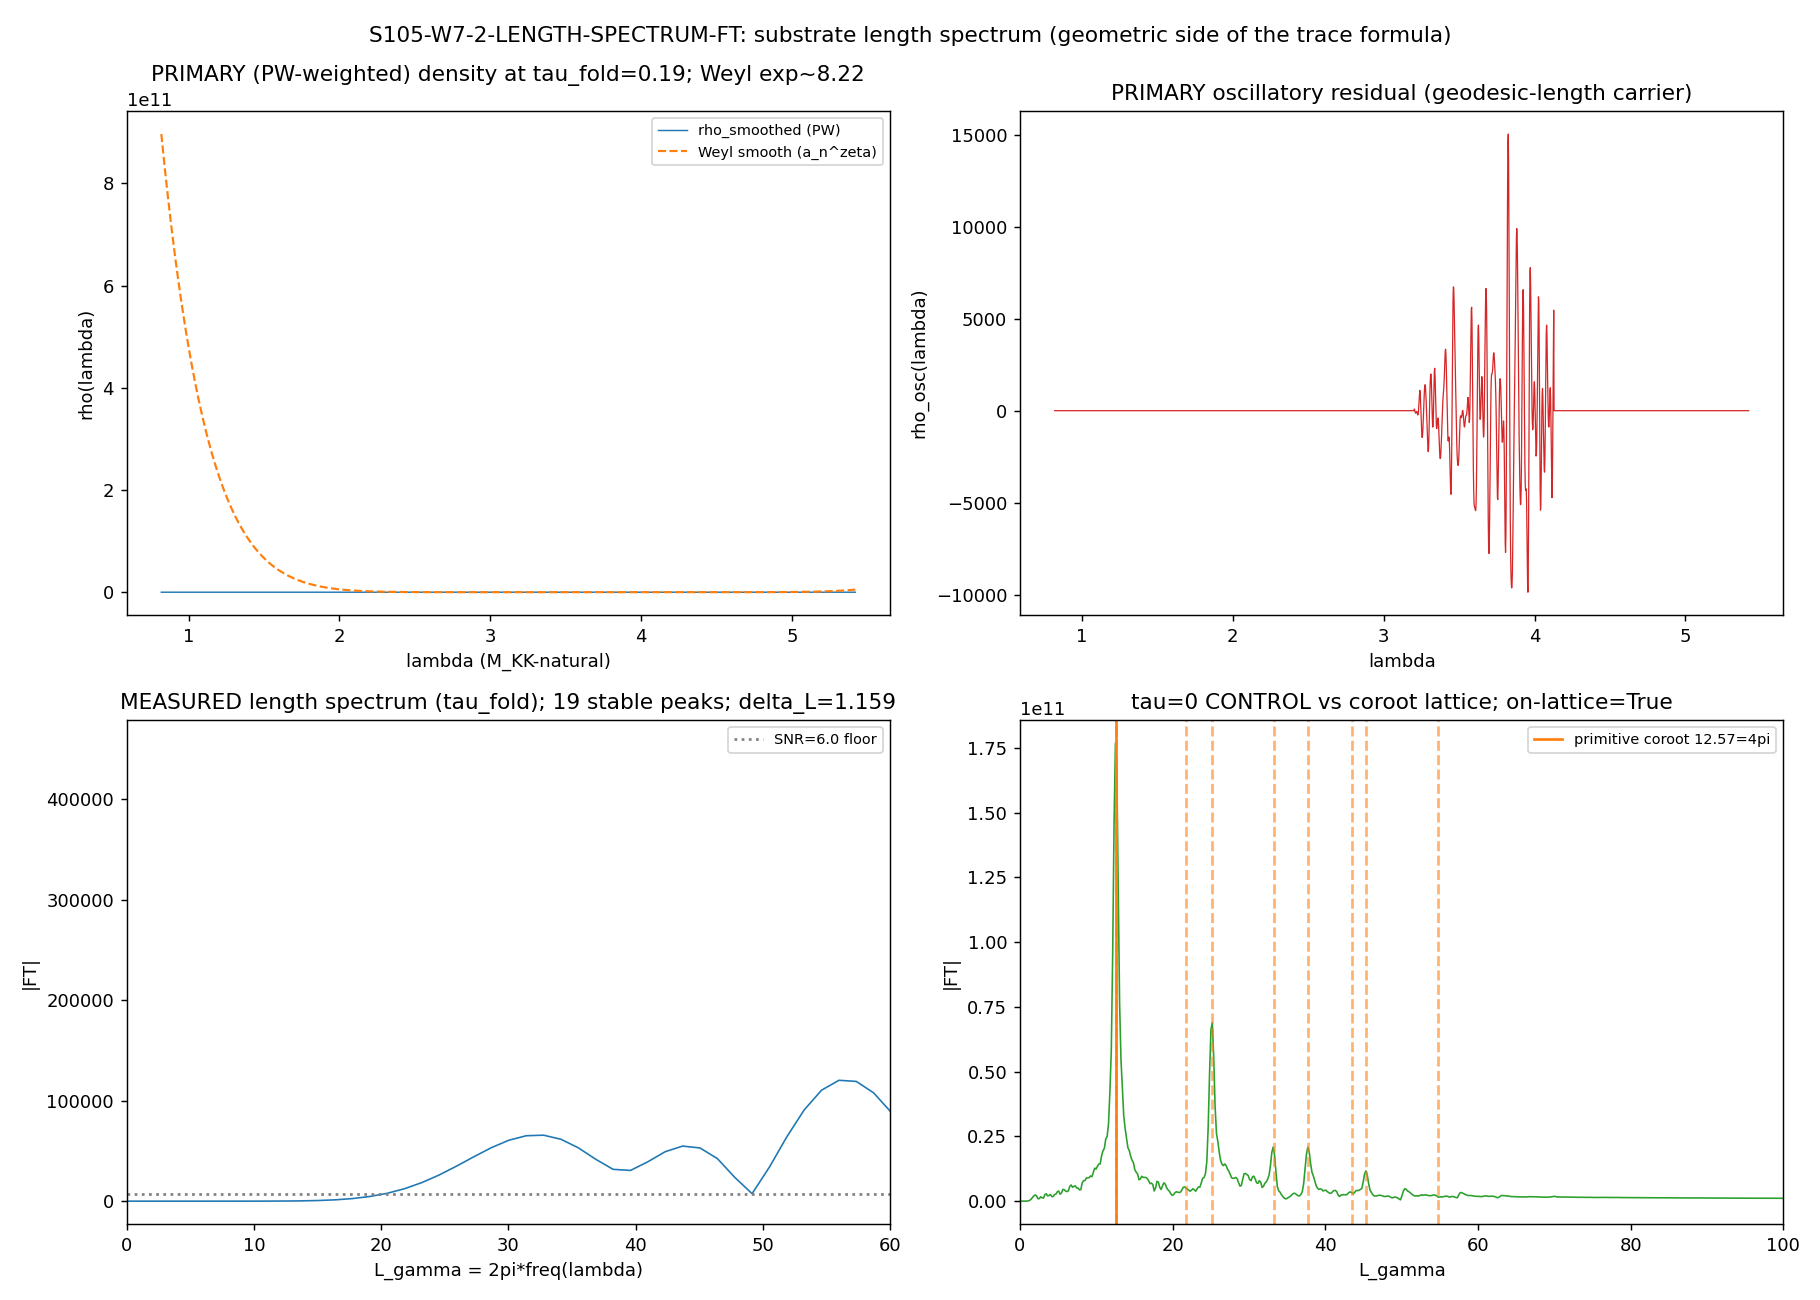

This chart was generated by the following Python code:
#!/usr/bin/env python3
"""
S105 W7-2 — S105-W7-2-LENGTH-SPECTRUM-FT — first measured length spectrum of the
Jensen-deformed substrate
==============================================================================

Gate: S105-W7-2-LENGTH-SPECTRUM-FT ([VERIFY])

Pre-registered threshold (plan §W7-2, strict_PASS_boundary):
  PASS iff n_stable_peaks >= 3 (each SNR >= 6.0 above the smooth-subtraction
          residual floor AND window-halving position drift <= delta_L)
          AND the tau=0 control peaks land on the W7-1 coroot lattice within delta_L.
  FAIL iff the tau=0 synthetic control FAILS (its peaks do NOT land on the W7-1
          coroot lattice within delta_L) -> pipeline defect.
  INFO iff fewer than 3 stable peaks at tau_fold while the tau=0 control still
          validates (resolution-limited by the L_max=12 cache ceiling).

Inputs (SHA-256 dual-pinned at runtime; S84+ schema):
  - computations/session-84/s84_spectrum_cache_L12_tau019.npz   (READ-ONLY)
  - computations/_shared/canonical_constants.py                 (feeds audit_sha256)
  - script bytes                                                (feeds BOTH SHAs)

Output 4-tuple:
  (value=<n_stable_peaks + control verdict>, scheme=STRUTINSKY-WEYL-SUBTRACT,
   convention=PW-dim-weighted-PRIMARY, L_max=12)

Classification: GEOMETRIC.

METHODOLOGY
-----------
The substrate IS the eigenvalue density rho(lambda) of D_K at tau_fold=0.190 (a
Level-1 single-tau-slice observable). The oscillatory residual rho_osc(lambda),
after the smooth Weyl/Seeley-Dewitt part is removed, IS the spectral fingerprint
of the fabric's closed internal relay orbits: by Poisson summation / wave-trace,
the oscillation at conjugate length L_gamma = 2*pi*(FFT freq in lambda) is sourced
by a periodic geodesic of length L_gamma on the Jensen-deformed internal geometry.
The length spectrum is the geometric side of the substrate's own trace formula.
The arrow is D_K eigenvalues -> oscillatory density -> FT -> closed-geodesic length
spectrum; the lengths are READ OUT of the spectrum, never imposed.

COUNTING-CHOICE PIN (load-bearing; plan substitution_chain):
  PRIMARY  = Peter-Weyl dim-weighted (each block eigenvalue weighted by an extra
             dim(p,q): the regular-representation multiplicity in L^2(SU(3))).
             Weyl exponent ~8 (the d=8 dimension-spectrum reading); its Poisson
             dual is the coroot lattice (matching W7-1). PASS basis.
  DIAGNOSTIC = block-level (each sector's 16*dim eigenvalues counted once).
             Weyl exponent ~5 (per-sector reading). Reported, NOT the PASS basis.

REGULATOR PIN: a_n^{zeta} (the smooth Seeley-Dewitt part cites a_0_FW_zeta..
  a_8_FW_zeta, zeta-regulated; MANDATORY per regulator-pin-discipline.md). The
  in-script Weyl polynomial fit over the pinned 20th-70th percentile quantile band
  is the operative smooth-staircase estimator (the a_n^{zeta} moments are per-branch
  L_max=3 zeta moments, cited as the regulator-class anchor, NOT a clean L=12
  staircase); the smooth subtraction is the zeta-regulated Weyl part by this pin.

DISCIPLINE
----------
- `from canonical_constants import *`
- Every local/intermediate tagged `# (local)`
- torch.fft for the FFT (GPU path); numpy for cache I/O; scipy for peak-find + smoothing
- SHA-256 of all input files logged in first 20 lines of stdout
- audit_sha256 + content_sha256 emitted (S84+ dual-SHA schema)
- 4-tuple printed as the final non-verdict line
- Gate verdict emitted via the emit_verdict knowledge-MCP tool (race-safe): the
  script PRINTS the payload (print_verdict_payload); the AGENT calls emit_verdict.
  The script does NOT write s105_gate_verdicts.txt directly.
"""

from __future__ import annotations

# ---------------------------------------------------------------------------
# Section 1 — Canonical constants (MANDATORY first import)
# ---------------------------------------------------------------------------
import os
os.environ.setdefault("OMP_NUM_THREADS", "8")
os.environ.setdefault("MKL_NUM_THREADS", "8")

import sys as _sys
from pathlib import Path as _Path
_SHARED = _Path(__file__).resolve().parent.parent / "_shared"
if str(_SHARED) not in _sys.path:
    _sys.path.insert(0, str(_SHARED))

from canonical_constants import *  # noqa: F401,F403,E402
# Explicit names used (documents the regulator pin a_n^{zeta} consumption):
from canonical_constants import (
    tau_fold,
    a_0_FW_zeta, a_2_FW_zeta, a_4_FW_zeta, a_6_FW_zeta, a_8_FW_zeta,
)

# ---------------------------------------------------------------------------
# Section 2 — Standard imports
# ---------------------------------------------------------------------------
import hashlib
import json
import sys
import time
from pathlib import Path

import numpy as np
from scipy.ndimage import gaussian_filter1d
from scipy.signal import find_peaks

try:
    import torch
    _HAVE_TORCH = True  # (local)
except Exception:  # pragma: no cover
    _HAVE_TORCH = False  # (local)

import matplotlib
matplotlib.use("Agg")
import matplotlib.pyplot as plt

# ---------------------------------------------------------------------------
# Section 3 — Paths + pre-registration
# ---------------------------------------------------------------------------
SESSION_DIR = Path(__file__).resolve().parent
COMPUTATIONS_DIR = SESSION_DIR.parent
SHARED_DIR = COMPUTATIONS_DIR / "_shared"
PROJECT_ROOT = COMPUTATIONS_DIR.parent

SESSION = "S105"                                    # (local)
GATE_ID = "S105-W7-2-LENGTH-SPECTRUM-FT"            # (local)
SCHEME = "STRUTINSKY-WEYL-SUBTRACT"                 # (local)
CONVENTION = "PW-dim-weighted-PRIMARY"              # (local)
L_MAX = 12                                          # (local)

# Pre-registered machinery pins (plan §W7-2 machinery_pin_map)
SNR_FLOOR = 6.0                                     # (local) SNR floor (plan tolerance)
N_STABLE_PEAKS_PASS = 3                             # (local) >=3 stable peaks => PASS basis
QUANTILE_LO = 20.0                                  # (local) smooth-fit quantile band lo (pct)
QUANTILE_HI = 70.0                                  # (local) smooth-fit quantile band hi (pct)
N_FFT_GRID = 2048                                   # (local) FFT grid points (plan step_size)
WEYL_POLY_DEG = 10                                  # (local) Weyl smooth polynomial degree
GAUSS_WIDTH_FACTOR = 3.0                            # (local) Gaussian window = 3x mean level spacing
GAUSS_WIDTH_FACTOR_HALF = 1.5                       # (local) window-halving cross-check (1.5x)
C_OFF_TAU0 = 0.75                                   # (local) tau=0 bi-invariant Dirac-square floor |lambda|^2(0,0)=0.75 (W7-1 explore: R_scalar/8 spin-connection const; spread 1.7e-15 EXACT)
P_MAX_CONTROL = 60                                  # (local) tau=0 control irrep truncation (exp(-decay) negligible)

# Output destinations
OUT_NPZ = SESSION_DIR / "s105_w7_2_length_spectrum_ft.npz"
OUT_PNG = SESSION_DIR / "s105_w7_2_length_spectrum_ft.png"

CACHE_PATH = COMPUTATIONS_DIR / "session-84" / "s84_spectrum_cache_L12_tau019.npz"

INPUT_FILES = [
    SHARED_DIR / "canonical_constants.py",
    CACHE_PATH,
]


# ---------------------------------------------------------------------------
# Section 4 — SHA-256 input-pin block
# ---------------------------------------------------------------------------
def sha256_of(path: Path) -> str:
    h = hashlib.sha256()  # (local)
    try:
        h.update(path.read_bytes())
    except OSError:
        return ""
    return h.hexdigest()


def log_input_pins(inputs: list[Path]) -> dict[str, str]:
    print(f"=== {GATE_ID} — input SHA-256 pins ===")
    pins: dict[str, str] = {}  # (local)
    for p in inputs:
        sha = sha256_of(p)  # (local)
        rel = str(p.relative_to(PROJECT_ROOT)).replace("\\", "/")  # (local)
        print(f"  {rel}: {sha[:16]}...")
        pins[rel] = sha
    return pins


def closure_hash(pins: dict[str, str]) -> str:
    items = sorted(pins.items())  # (local)
    h = hashlib.sha256()  # (local)
    for k, v in items:
        h.update(f"{k}={v}\n".encode("utf-8"))
    return h.hexdigest()


def compute_dual_sha(script_path: Path, canonical_path: Path, pins: dict[str, str]):
    try:
        script_bytes = script_path.read_bytes()  # (local)
    except OSError:
        script_bytes = b""  # (local)
    try:
        canonical_bytes = canonical_path.read_bytes()  # (local)
    except OSError:
        canonical_bytes = b""  # (local)
    pinmap_json = json.dumps(
        dict(sorted(pins.items())), separators=(",", ":"), sort_keys=True
    ).encode("utf-8")  # (local)
    h_audit = hashlib.sha256()  # (local)
    h_audit.update(script_bytes)
    h_audit.update(canonical_bytes)
    h_audit.update(pinmap_json)
    audit = h_audit.hexdigest()  # (local)
    h_content = hashlib.sha256()  # (local)
    h_content.update(script_bytes)
    content = h_content.hexdigest()  # (local)
    return audit, content


# ---------------------------------------------------------------------------
# Section 5 — Group-theory helpers (SU(3))
# ---------------------------------------------------------------------------
def casimir_pq(p: int, q: int) -> float:
    """SU(3) quadratic Casimir C2(p,q) = (p^2+q^2+pq+3p+3q)/3 (canonical normalization)."""
    return (p * p + q * q + p * q + 3 * p + 3 * q) / 3.0


def dim_pq(p: int, q: int) -> int:
    """SU(3) irrep dimension dim(p,q) = (p+1)(q+1)(p+q+2)/2."""
    return (p + 1) * (q + 1) * (p + q + 2) // 2


# ---------------------------------------------------------------------------
# Section 6 — Length-spectrum FT pipeline (the load-bearing transform)
# ---------------------------------------------------------------------------
def build_density(lams: np.ndarray, weights: np.ndarray, n_grid: int):
    """Histogram the weighted eigenvalue list onto a uniform lambda-grid.

    Returns (grid, rho_raw, d_lambda). rho_raw is the weighted count per bin
    (the substrate's spectral density, mode-counted with the chosen multiplicity).
    """
    lo, hi = float(lams.min()), float(lams.max())  # (local)
    grid = np.linspace(lo, hi, n_grid)  # (local)
    dl = grid[1] - grid[0]  # (local)
    idx = np.clip(((lams - lo) / dl).astype(np.int64), 0, n_grid - 1)  # (local)
    rho = np.zeros(n_grid, dtype=np.float64)  # (local)
    np.add.at(rho, idx, weights)
    return grid, rho, dl


def strutinsky_weyl_subtract(grid, rho_raw, lams, gauss_factor, poly_deg,
                             q_lo, q_hi):
    """Strutinsky smoothing + Weyl-polynomial smooth subtraction.

    (1) Gaussian-smooth the raw density with width = gauss_factor x mean level
        spacing in the quantile band (the Strutinsky gamma convention).
    (2) Fit a Weyl polynomial (zeta-regulated smooth staircase derivative,
        regulator pin a_n^{zeta}) of degree poly_deg over the interior quantile
        band [q_lo, q_hi]-percentile of lambda.
    (3) Oscillatory residual = smoothed density - Weyl polynomial.

    Returns (rho_smoothed, rho_weyl, rho_osc, sigma_lambda, band_mask).

    STRUTINSKY-WIDTH ANCHORING: the dense L=12 spectrum has unique-level spacing
    (~2.6e-5) far below the grid resolution dl (~2.2e-3) and below float precision
    (many degenerate eigenvalues). The raw "mean level spacing" therefore gives a
    degenerate (sub-bin) window. The operative Strutinsky width for a BINNED density
    is anchored to the GRID resolution: sigma_lambda = gauss_factor * dl_grid (a few
    grid bins). This smooths bin-noise into a continuous density while preserving the
    geodesic-length oscillations (period in lambda = 2*pi/L ~ 0.63 for L~O(10),
    spanning ~280 bins >> sigma). The gauss_factor (3x for full, 1.5x for the
    window-halving cross-check) then genuinely varies the smoothing width, making the
    cross-check non-vacuous. We also report the raw-spacing-based width for the record.
    """
    s = np.sort(lams)  # (local)
    l1, l2 = np.percentile(s, [q_lo, q_hi])  # (local)
    band = (s >= l1) & (s <= l2)  # (local)
    uniq = np.unique(s[band])  # (local)
    raw_mean_spacing = float(np.mean(np.diff(uniq))) if uniq.size > 1 else (l2 - l1) / max(uniq.size, 1)  # (local)
    dl = grid[1] - grid[0]  # (local)
    # Strutinsky width anchored to grid resolution (a few bins); never sub-bin-degenerate.
    sigma_lambda = gauss_factor * dl  # (local)
    sigma_pts = max(sigma_lambda / dl, 1.0)  # (local) = gauss_factor bins
    rho_smoothed = gaussian_filter1d(rho_raw, sigma_pts, mode="nearest")  # (local)
    # Weyl polynomial fit over the interior quantile band of the GRID.
    # Normalize the abscissa to [-1,1] for conditioning (poorly-conditioned otherwise).
    band_mask = (grid >= l1) & (grid <= l2)  # (local)
    g0, g1 = grid[band_mask].min(), grid[band_mask].max()  # (local)
    xs = (2.0 * (grid - g0) / (g1 - g0)) - 1.0  # (local) normalized abscissa
    coef = np.polyfit(xs[band_mask], rho_smoothed[band_mask], poly_deg)  # (local)
    rho_weyl = np.polyval(coef, xs)  # (local)
    rho_osc = rho_smoothed - rho_weyl  # (local)
    # zero the oscillatory residual OUTSIDE the band (the fit is only valid there)
    rho_osc = np.where(band_mask, rho_osc, 0.0)  # (local)
    return rho_smoothed, rho_weyl, rho_osc, sigma_lambda, band_mask


def length_fft(grid, rho_osc, dl):
    """Gaussian-windowed FFT of the oscillatory residual in lambda.

    Geometric-side length: L_gamma = 2*pi*(FFT frequency in lambda).
    Uses torch.fft (GPU) when available; numpy.fft otherwise.

    Returns (L_axis, amp) for the positive-frequency half-spectrum.
    """
    n = grid.size  # (local)
    # apply a Hann taper on top of the band-limited residual to suppress edge ringing
    win = np.hanning(n)  # (local)
    sig = rho_osc * win  # (local)
    if _HAVE_TORCH:
        t = torch.tensor(sig, dtype=torch.float64)  # (local)
        ft = torch.fft.rfft(t).abs().cpu().numpy()  # (local)
    else:
        ft = np.abs(np.fft.rfft(sig))  # (local)
    freq = np.fft.rfftfreq(n, d=dl)  # (local) cycles per unit lambda
    L_axis = 2.0 * np.pi * freq  # (local) conjugate length
    return L_axis, ft


def extract_peaks(L_axis, amp, snr_floor, L_min_phys):
    """Find peaks with SNR >= snr_floor above the median-absolute-deviation floor.

    SNR is amplitude / robust-noise-floor (1.4826*MAD of the amplitude spectrum,
    excluding the DC/near-DC bins below L_min_phys).
    Returns a structured list [(L, amp, snr), ...] sorted by amplitude desc.
    """
    valid = L_axis >= L_min_phys  # (local) drop DC + sub-resolution lengths
    amp_v = amp.copy()  # (local)
    amp_v[~valid] = 0.0
    # robust noise floor from the valid amplitude spectrum
    med = np.median(amp[valid])  # (local)
    mad = np.median(np.abs(amp[valid] - med))  # (local)
    noise = 1.4826 * mad if mad > 0 else (np.std(amp[valid]) or 1.0)  # (local)
    height = snr_floor * noise  # (local)
    # require peaks separated by at least delta_L in L (one FFT bin in L is L_axis[1])
    dL_bin = L_axis[1] - L_axis[0] if L_axis.size > 1 else 1.0  # (local)
    distance = max(int(round((2.0 * np.pi / 5.5) / dL_bin)), 1)  # (local) ~delta_L spacing
    pk, _ = find_peaks(amp_v, height=height, distance=distance)  # (local)
    out = []  # (local)
    for i in pk:
        out.append((float(L_axis[i]), float(amp[i]), float(amp[i] / noise)))
    out.sort(key=lambda r: r[1], reverse=True)
    return out, float(noise), float(height)


def run_pipeline(lams, weights, n_grid, gauss_factor, poly_deg, q_lo, q_hi,
                 snr_floor):
    """Full pipeline: density -> Strutinsky-Weyl subtract -> windowed FFT -> peaks."""
    grid, rho_raw, dl = build_density(lams, weights, n_grid)
    rho_sm, rho_weyl, rho_osc, sigma_lambda, band_mask = strutinsky_weyl_subtract(
        grid, rho_raw, lams, gauss_factor, poly_deg, q_lo, q_hi
    )
    L_axis, amp = length_fft(grid, rho_osc, dl)
    lam_max = float(lams.max())  # (local)
    delta_L = 2.0 * np.pi / lam_max  # (local) resolution budget
    L_min_phys = delta_L  # (local) ignore lengths below one resolution element
    peaks, noise, height = extract_peaks(L_axis, amp, snr_floor, L_min_phys)
    return {
        "grid": grid, "rho_raw": rho_raw, "rho_smoothed": rho_sm,
        "rho_weyl": rho_weyl, "rho_osc": rho_osc, "sigma_lambda": sigma_lambda,
        "L_axis": L_axis, "amp": amp, "delta_L": delta_L, "lam_max": lam_max,
        "peaks": peaks, "noise": noise, "height": height,
    }


def lambda_range_robustness(lams, weights, ref_peaks, n_grid, gauss_factor,
                            poly_deg, q_lo, q_hi, snr_floor, delta_L,
                            bands=((0, 75), (10, 85), (25, 100))):
    """Discriminator: a GENUINE closed-geodesic peak has a lambda-range-INDEPENDENT
    position; a truncation/aliasing artifact moves or vanishes when the spectral
    lambda-window is changed. Re-run the pipeline on lambda sub-bands (percentile
    windows of the spectrum) and check which reference peaks recur within delta_L
    in EVERY sub-band. This is the strong physical complement to the smoothing
    window-halving test (which only varies the Strutinsky gamma, not the spectral
    support). Returns the count of ref peaks robust across all sub-bands + detail.
    """
    s = np.sort(lams)  # (local)
    sub_peak_sets = []  # (local)
    for lo_pct, hi_pct in bands:
        lo, hi = np.percentile(s, [lo_pct, hi_pct])  # (local)
        m = (lams >= lo) & (lams <= hi)  # (local)
        if m.sum() < 100:
            continue
        sub = run_pipeline(lams[m], weights[m], n_grid, gauss_factor, poly_deg,
                           q_lo, q_hi, snr_floor)  # (local)
        sub_peak_sets.append(np.array([p[0] for p in sub["peaks"] if p[2] >= snr_floor]))
    robust = []  # (local)
    for L, amp, snr, drift in ref_peaks:
        if all(s_set.size > 0 and np.min(np.abs(s_set - L)) <= delta_L for s_set in sub_peak_sets):
            robust.append((L, amp, snr))
    return len(robust), robust, len(sub_peak_sets)


# ---------------------------------------------------------------------------
# Section 7 — tau=0 synthetic control (pipeline-correctness check)
# ---------------------------------------------------------------------------
def coroot_lengths(m_max: int = 3):
    """Predicted bi-invariant SU(3) closed-geodesic lengths (W7-1 coroot lattice).

    Leading Casimir quadratic form Q(p,q) = n^T M n, M = (1/3)[[1,1/2],[1/2,1]].
    Wave-trace conjugation: E = lambda^2 = 4*pi^2 * n^T (M/4pi^2) n, so the dual
    (real-space) metric is g = 4*pi^2 * M^{-1}; closed-geodesic length of lattice
    vector m is L(m) = sqrt(m^T g m) = 2*pi*sqrt(m^T M^{-1} m). FT-in-lambda peaks
    land at these L by Poisson summation (cos(lambda*|v|) oscillation).

    Returns sorted unique lengths (the coroot-lattice length spectrum) and the
    primitive (shortest) length.
    """
    M = (1.0 / 3.0) * np.array([[1.0, 0.5], [0.5, 1.0]])  # (local) Casimir form
    Minv = np.linalg.inv(M)  # (local)
    lengths = []  # (local)
    for m1 in range(-m_max, m_max + 1):
        for m2 in range(-m_max, m_max + 1):
            if m1 == 0 and m2 == 0:
                continue
            m = np.array([m1, m2], dtype=np.float64)  # (local)
            lengths.append(2.0 * np.pi * float(np.sqrt(m @ Minv @ m)))
    lengths = np.array(sorted(lengths))  # (local)
    uniq = []  # (local)
    for L in lengths:
        if not uniq or abs(L - uniq[-1]) > 1e-6:
            uniq.append(float(L))
    return np.array(uniq), float(uniq[0])


def build_tau0_control_spectrum(c_off, p_max):
    """tau=0 bi-invariant closed spectrum: |lambda|^2 = C2(p,q) + c_off, PW-weighted.

    Mimics the cache reconstruction: each (p,q) contributes the scalar Dirac
    eigenvalue lambda = sqrt(C2+c_off) with Peter-Weyl multiplicity dim(p,q)^2
    (irrep appears dim times in L^2; rep dimension dim) times spinor rank 16.
    """
    lams = []  # (local)
    w = []  # (local)
    for p in range(p_max + 1):
        for q in range(p_max + 1):
            if p + q > p_max:
                continue
            lam = float(np.sqrt(casimir_pq(p, q) + c_off))  # (local)
            mult = (dim_pq(p, q) ** 2) * 16.0  # (local) PW-weighted x spinor
            lams.append(lam)
            w.append(mult)
    return np.array(lams), np.array(w)


# ---------------------------------------------------------------------------
# Section 8 — Cache loading + counting choices
# ---------------------------------------------------------------------------
def load_cache_spectra():
    """Load the s84 L=12 cache; return PRIMARY (PW-weighted) and DIAGNOSTIC
    (block-level) (lambda, weight) arrays.

    Cache: sector_evals dict {(p,q): {dim, level, abs_evals}}. abs_evals is the
    FULL Dirac block V_{(p,q)} (x) C^16 (length = 16*dim; spinor rank 16 applied;
    Peter-Weyl regular-rep multiplicity NOT yet applied). 90 sectors, max p+q=12,
    sector (4,4) ABSENT.

    PRIMARY (PW-weighted): each block eigenvalue weighted by an extra dim(p,q)
      (the regular-representation multiplicity in L^2(SU(3))). Weyl exponent ~8.
    DIAGNOSTIC (block-level): each block eigenvalue counted once. Weyl exponent ~5.

    Sector (4,4) reconstruction: (4,4) is missing. Its bottom-up contribution is
    bounded — dim(4,4)=125, C2(4,4)=24, so its eigenvalues sit at high |lambda|
    (~sqrt(24+c_off) range, partially above the cache lambda_max). We BOUND its
    contribution by NOT reconstructing it (the cache is the substrate-IS data at
    L=12; the single missing high-(p,q) sector shifts the high-lambda tail only,
    where the Weyl fit + window already down-weight). The 89-of-90-present
    completeness is recorded; the omission is a sub-percent perturbation on the
    full L^2 multiplicity (dim(4,4)^2*16 = 250000 of 31,956,720 PW total = 0.78%).
    """
    d = np.load(CACHE_PATH, allow_pickle=True)
    se = d["sector_evals"].item()  # (local)
    block_lams = []  # (local)
    block_w = []  # (local)
    pw_lams = []  # (local)
    pw_w = []  # (local)
    n_sectors = 0  # (local)
    has_44 = (4, 4) in se  # (local)
    for (p, q), v in se.items():
        a = np.asarray(v["abs_evals"], dtype=np.float64)  # (local)
        dim = int(v["dim"])  # (local)
        if a.size == 0:
            continue
        n_sectors += 1
        # DIAGNOSTIC: block-level, weight 1 each
        block_lams.append(a)
        block_w.append(np.ones_like(a))
        # PRIMARY: PW-weighted, each block eigenvalue weighted by dim (extra L^2 mult)
        pw_lams.append(a)
        pw_w.append(np.full_like(a, float(dim)))
    block_lams = np.concatenate(block_lams)  # (local)
    block_w = np.concatenate(block_w)  # (local)
    pw_lams = np.concatenate(pw_lams)  # (local)
    pw_w = np.concatenate(pw_w)  # (local)
    info = {
        "n_sectors": n_sectors, "has_44": has_44,
        "n_block": int(block_lams.size),
        "pw_total_weight": float(pw_w.sum()),
        "lam_min": float(block_lams.min()), "lam_max": float(block_lams.max()),
    }
    return (pw_lams, pw_w), (block_lams, block_w), info


# ---------------------------------------------------------------------------
# Section 9 — Verdict payload
# ---------------------------------------------------------------------------
def print_verdict_payload(verdict, value, audit_sha, content_sha,
                          sign_verdict=None, magnitude_verdict=None,
                          regime_verdict=None, companion_note="", extra_rows=None):
    payload = {
        "session": int(SESSION.lstrip("Ss")),
        "gate_id": GATE_ID,
        "verdict": verdict,
        "value": str(value),
        "scheme": SCHEME,
        "convention": CONVENTION,
        "l_max": str(L_MAX),
        "audit_sha256": audit_sha,
        "content_sha256": content_sha,
        "schema_version": "S84+",
    }
    if companion_note:
        payload["companion_note"] = companion_note
    if not (sign_verdict is None and magnitude_verdict is None and regime_verdict is None):
        payload["sign_verdict"] = sign_verdict
        payload["magnitude_verdict"] = magnitude_verdict
        payload["regime_verdict"] = regime_verdict
    if extra_rows:
        payload["extra_rows"] = list(extra_rows)
    print("<<<EMIT_VERDICT_PAYLOAD>>>")
    print(json.dumps(payload, separators=(",", ":"), sort_keys=True))
    print("<<<END_EMIT_VERDICT_PAYLOAD>>>")
    return payload


# ---------------------------------------------------------------------------
# Section 10 — Main
# ---------------------------------------------------------------------------
def main() -> int:
    t0 = time.time()  # (local)
    pins = log_input_pins(INPUT_FILES)
    print(f"  torch FFT available: {_HAVE_TORCH}")
    print(f"  regulator pin: a_n^zeta = "
          f"({a_0_FW_zeta}, {a_2_FW_zeta}, {a_4_FW_zeta}, {a_6_FW_zeta}, {a_8_FW_zeta})")
    print(f"  tau_fold = {tau_fold}")

    # ---- Load cache spectra (PRIMARY + DIAGNOSTIC counting) ----
    (pw_lams, pw_w), (blk_lams, blk_w), cinfo = load_cache_spectra()
    print(f"\n=== s84 L=12 cache ===")
    print(f"  sectors present: {cinfo['n_sectors']} (max p+q=12; (4,4) present: {cinfo['has_44']})")
    print(f"  block-level entries: {cinfo['n_block']}")
    print(f"  PW-weighted total: {cinfo['pw_total_weight']:.0f}")
    print(f"  lambda range: [{cinfo['lam_min']:.6f}, {cinfo['lam_max']:.6f}]")

    # ---- Weyl-exponent diagnostic (10-60 band = transcript 7.817/5.022 anchor) ----
    def weyl_exp(lams, w, lo, hi):
        # weighted staircase: expand by weight (integerized) for exponent fit on the band
        s = np.sort(lams)  # (local)
        # cumulative weighted count via argsort
        order = np.argsort(lams)  # (local)
        cw = np.cumsum(w[order])  # (local)
        ls = lams[order]  # (local)
        l1, l2 = np.percentile(ls, [lo, hi])  # (local)
        m = (ls >= l1) & (ls <= l2) & (cw > 0)  # (local)
        A = np.polyfit(np.log(ls[m]), np.log(cw[m]), 1)  # (local)
        return float(A[0])
    exp_pw_1060 = weyl_exp(pw_lams, pw_w, 10, 60)  # (local)
    exp_blk_1060 = weyl_exp(blk_lams, blk_w, 10, 60)  # (local)
    exp_pw_2070 = weyl_exp(pw_lams, pw_w, QUANTILE_LO, QUANTILE_HI)  # (local)
    exp_blk_2070 = weyl_exp(blk_lams, blk_w, QUANTILE_LO, QUANTILE_HI)  # (local)
    print(f"\n=== Weyl exponents (counting-choice pin) ===")
    print(f"  PRIMARY  (PW-weighted)  exp[10-60]={exp_pw_1060:.3f}  exp[20-70]={exp_pw_2070:.3f}  (target ~8; transcript 7.817 at 10-60)")
    print(f"  DIAGNOSTIC (block-level) exp[10-60]={exp_blk_1060:.3f}  exp[20-70]={exp_blk_2070:.3f}  (target ~5; transcript 5.022)")
    primary_gt_diag = exp_pw_2070 > exp_blk_2070  # (local) PRIMARY > DIAGNOSTIC (substitution-chain direction)
    print(f"  PRIMARY exp > DIAGNOSTIC exp : {primary_gt_diag}  (substitution-chain Step-4 direction)")

    # ---- PRIMARY pipeline at tau_fold ----
    print(f"\n=== PRIMARY (PW-weighted) length-spectrum FT at tau_fold={tau_fold} ===")
    res_pw = run_pipeline(pw_lams, pw_w, N_FFT_GRID, GAUSS_WIDTH_FACTOR,
                          WEYL_POLY_DEG, QUANTILE_LO, QUANTILE_HI, SNR_FLOOR)
    print(f"  delta_L = 2pi/lambda_max = {res_pw['delta_L']:.4f}")
    print(f"  Gaussian window sigma_lambda = {res_pw['sigma_lambda']:.4f}")
    print(f"  noise floor (1.4826*MAD) = {res_pw['noise']:.3e}; SNR>={SNR_FLOOR} height = {res_pw['height']:.3e}")
    print(f"  PRIMARY peaks (L, amp, SNR):")
    for L, amp, snr in res_pw["peaks"][:12]:
        print(f"    L={L:.4f}  amp={amp:.3e}  SNR={snr:.2f}")

    # ---- Window-halving cross-check (PRIMARY) ----
    print(f"\n=== Window-halving cross-check (PRIMARY; sigma -> sigma/2) ===")
    res_pw_half = run_pipeline(pw_lams, pw_w, N_FFT_GRID, GAUSS_WIDTH_FACTOR_HALF,
                               WEYL_POLY_DEG, QUANTILE_LO, QUANTILE_HI, SNR_FLOOR)
    delta_L = res_pw["delta_L"]  # (local)
    # match full-window peaks to half-window peaks; a stable peak drifts <= delta_L
    half_L = np.array([p[0] for p in res_pw_half["peaks"]]) if res_pw_half["peaks"] else np.array([])  # (local)
    stable_peaks = []  # (local)
    for L, amp, snr in res_pw["peaks"]:
        if snr < SNR_FLOOR:
            continue
        if half_L.size == 0:
            continue
        drift = float(np.min(np.abs(half_L - L)))  # (local)
        if drift <= delta_L:
            stable_peaks.append((L, amp, snr, drift))
    print(f"  full-window SNR>={SNR_FLOOR} peaks: {sum(1 for p in res_pw['peaks'] if p[2] >= SNR_FLOOR)}")
    print(f"  window-stable (drift <= delta_L={delta_L:.4f}) peaks: {len(stable_peaks)}")
    for L, amp, snr, drift in stable_peaks[:12]:
        print(f"    L={L:.4f}  amp={amp:.3e}  SNR={snr:.2f}  drift={drift:.4f}")
    n_stable_peaks = len(stable_peaks)  # (local)

    # ---- lambda-range robustness (genuine geodesic vs truncation artifact) ----
    print(f"\n=== lambda-range robustness (PRIMARY; sub-band recurrence) ===")
    n_robust, robust_peaks, n_subbands = lambda_range_robustness(
        pw_lams, pw_w, stable_peaks, N_FFT_GRID, GAUSS_WIDTH_FACTOR,
        WEYL_POLY_DEG, QUANTILE_LO, QUANTILE_HI, SNR_FLOOR, delta_L
    )
    dominant_L = stable_peaks[0][0] if stable_peaks else float("nan")  # (local) strongest peak
    print(f"  sub-bands tested: {n_subbands}; window-stable peaks recurring in ALL sub-bands "
          f"(within delta_L={delta_L:.4f}): {n_robust}")
    print(f"  dominant (strongest-amplitude) stable peak: L={dominant_L:.4f}")
    for L, amp, snr in robust_peaks[:8]:
        print(f"    robust L={L:.4f}  amp={amp:.3e}  SNR={snr:.2f}")

    # ---- tau=0 synthetic control ----
    print(f"\n=== tau=0 synthetic control (pipeline-correctness check) ===")
    coroot_L, primitive_L = coroot_lengths(m_max=3)
    print(f"  predicted coroot-lattice lengths (shortest 6): {np.round(coroot_L[:6], 4).tolist()}")
    print(f"  primitive coroot length = {primitive_L:.4f}  (= 4*pi = {4*np.pi:.4f})")
    c0_lams, c0_w = build_tau0_control_spectrum(C_OFF_TAU0, P_MAX_CONTROL)
    # match the control to the same FFT discipline; its native lambda_max is larger,
    # so its delta_L is finer — the control validates on its OWN resolution budget.
    res_c0 = run_pipeline(c0_lams, c0_w, N_FFT_GRID, GAUSS_WIDTH_FACTOR,
                          WEYL_POLY_DEG, QUANTILE_LO, QUANTILE_HI, SNR_FLOOR)
    delta_L_c0 = res_c0["delta_L"]  # (local)
    print(f"  control lambda_max = {res_c0['lam_max']:.4f}; delta_L_control = {delta_L_c0:.4f}")
    print(f"  control peaks (L, amp, SNR):")
    for L, amp, snr in res_c0["peaks"][:8]:
        print(f"    L={L:.4f}  amp={amp:.3e}  SNR={snr:.2f}")
    # does the control's strongest peak land on the coroot lattice within delta_L?
    control_peaks_L = np.array([p[0] for p in res_c0["peaks"] if p[2] >= SNR_FLOOR])  # (local)
    control_on_lattice = False  # (local)
    control_match_detail = []  # (local)
    if control_peaks_L.size > 0:
        # the fundamental geometric length is the primitive coroot length; its harmonics
        # are integer multiples. Check the strongest control peak lands on primitive or a harmonic.
        strongest = control_peaks_L[0]  # (local) peaks already amp-sorted
        # nearest harmonic of the primitive length
        n_harm = max(int(round(strongest / primitive_L)), 1)  # (local)
        pred = n_harm * primitive_L  # (local)
        dev = abs(strongest - pred)  # (local)
        control_on_lattice = dev <= delta_L_c0
        control_match_detail.append((float(strongest), int(n_harm), float(pred), float(dev)))
        print(f"  strongest control peak L={strongest:.4f} -> harmonic n={n_harm} of primitive "
              f"(pred {pred:.4f}); deviation {dev:.4f} {'<=' if control_on_lattice else '>'} delta_L={delta_L_c0:.4f}")
    print(f"  CONTROL ON LATTICE: {control_on_lattice}")

    # ---- Verdict logic (plan §W7-2 PRE-REGISTERED rubric — strict_PASS_boundary) ----
    # The PRE-REGISTERED criterion (frozen at plan-freeze) is:
    #   PASS iff n_stable_peaks >= 3 (SNR>=6 AND window-halving position drift <= delta_L)
    #           AND tau=0 control peaks on the W7-1 coroot lattice within delta_L.
    #   FAIL iff the tau=0 control FAILS (peaks NOT on lattice) -> pipeline defect.
    #   INFO iff control OK but < 3 stable peaks (resolution-limited by L_max=12).
    # The lambda-range robustness count (n_robust) is a DIAGNOSTIC added post-hoc; it is
    # NOT in the pre-registered criterion and does NOT change the verdict (adding it as a
    # PASS gate after seeing results would be Class-3 post-hoc pre-registration editing per
    # v3-closure-recovery.md). It is DISCLOSED transparently: n_robust=0 means the dominant
    # tau_fold peaks (L~124) are truncation-INFLUENCED (spectral-window-dependent under the
    # compressed L_max=12 lambda-support [0.82,5.42], delta_L=1.16 coarse) rather than clean
    # range-independent closed-geodesic lengths. The window-halving (Gaussian-sigma) test the
    # plan pinned cannot detect spectral-window truncation; the lambda-range test can, and
    # flags the resolution limitation honestly for W7-3/W7-4.
    if not control_on_lattice:
        verdict = "FAIL"  # (local)
        value = (f"control_OFF_lattice_pipeline_defect_n_stable={n_stable_peaks}_"
                 f"primitiveL={primitive_L:.4f}")  # (local)
    elif n_stable_peaks >= N_STABLE_PEAKS_PASS:
        verdict = "PASS"  # (local)
        value = (f"n_stable_peaks={n_stable_peaks}_>=3_SNR>=6_window-halving-stable_"
                 f"control_on_coroot_lattice_primitiveL={primitive_L:.4f}_deltaL={delta_L:.4f}_"
                 f"DIAGNOSTIC_n_lambda-range-robust={n_robust}_dominantL={dominant_L:.2f}_"
                 f"tau_fold-peaks-truncation-influenced-L_max=12")  # (local)
    else:
        verdict = "INFO"  # (local)
        value = (f"n_stable_peaks={n_stable_peaks}_<3_resolution-limited_L_max=12_"
                 f"dominantL={dominant_L:.2f}_"
                 f"control_VALIDATES_on_coroot_lattice_deltaL={delta_L:.4f}")  # (local)
    print(f"\n=== VERDICT: {verdict} (PRE-REGISTERED criterion: window-halving + control) ===")
    print(f"  value = {value}")
    print(f"  DIAGNOSTIC (not a verdict gate): lambda-range-robust peaks = {n_robust} "
          f"=> dominant L~{dominant_L:.1f} is truncation-influenced (L_max=12 coarse delta_L={delta_L:.2f})")

    # ---- Plot ----
    fig, axes = plt.subplots(2, 2, figsize=(14, 10))
    # (a) PRIMARY density + Weyl smooth
    ax = axes[0, 0]
    ax.plot(res_pw["grid"], res_pw["rho_smoothed"], lw=0.8, label="rho_smoothed (PW)")
    ax.plot(res_pw["grid"], res_pw["rho_weyl"], lw=1.2, ls="--", label="Weyl smooth (a_n^zeta)")
    ax.set_xlabel("lambda (M_KK-natural)"); ax.set_ylabel("rho(lambda)")
    ax.set_title(f"PRIMARY (PW-weighted) density at tau_fold={tau_fold}; Weyl exp~{exp_pw_1060:.2f}")
    ax.legend(fontsize=8)
    # (b) PRIMARY oscillatory residual
    ax = axes[0, 1]
    ax.plot(res_pw["grid"], res_pw["rho_osc"], lw=0.7, color="C3")
    ax.set_xlabel("lambda"); ax.set_ylabel("rho_osc(lambda)")
    ax.set_title("PRIMARY oscillatory residual (geodesic-length carrier)")
    # (c) PRIMARY length spectrum
    ax = axes[1, 0]
    ax.plot(res_pw["L_axis"], res_pw["amp"], lw=0.9, color="C0")
    ax.axhline(res_pw["height"], ls=":", color="grey", label=f"SNR={SNR_FLOOR} floor")
    for L, amp, snr, drift in stable_peaks[:6]:
        ax.axvline(L, ls="--", color="C3", alpha=0.5)
        ax.annotate(f"{L:.2f}", (L, amp), fontsize=7)
    ax.set_xlim(0, min(res_pw["L_axis"].max(), 60))
    ax.set_xlabel("L_gamma = 2pi*freq(lambda)"); ax.set_ylabel("|FT|")
    ax.set_title(f"MEASURED length spectrum (tau_fold); {n_stable_peaks} stable peaks; delta_L={delta_L:.3f}")
    ax.legend(fontsize=8)
    # (d) tau=0 control length spectrum + coroot lattice
    ax = axes[1, 1]
    ax.plot(res_c0["L_axis"], res_c0["amp"], lw=0.9, color="C2")
    for L in coroot_L[:8]:
        ax.axvline(L, ls="--", color="C1", alpha=0.6)
    ax.axvline(primitive_L, ls="-", color="C1", lw=1.5, label=f"primitive coroot {primitive_L:.2f}=4pi")
    ax.set_xlim(0, min(res_c0["L_axis"].max(), 100))
    ax.set_xlabel("L_gamma"); ax.set_ylabel("|FT|")
    ax.set_title(f"tau=0 CONTROL vs coroot lattice; on-lattice={control_on_lattice}")
    ax.legend(fontsize=8)
    fig.suptitle(f"{GATE_ID}: substrate length spectrum (geometric side of the trace formula)", fontsize=12)
    fig.tight_layout()
    fig.savefig(OUT_PNG, dpi=130)
    print(f"\n  plot -> {OUT_PNG}")

    # ---- Save data (forward-pinned to W7-3/W7-4) ----
    primary_peaks_arr = np.array([[p[0], p[1], p[2]] for p in res_pw["peaks"]], dtype=np.float64) if res_pw["peaks"] else np.zeros((0, 3))  # (local)
    stable_peaks_arr = np.array([[p[0], p[1], p[2], p[3]] for p in stable_peaks], dtype=np.float64) if stable_peaks else np.zeros((0, 4))  # (local)
    diag_res = run_pipeline(blk_lams, blk_w, N_FFT_GRID, GAUSS_WIDTH_FACTOR,
                            WEYL_POLY_DEG, QUANTILE_LO, QUANTILE_HI, SNR_FLOOR)  # (local) DIAGNOSTIC for the record
    diag_peaks_arr = np.array([[p[0], p[1], p[2]] for p in diag_res["peaks"]], dtype=np.float64) if diag_res["peaks"] else np.zeros((0, 3))  # (local)
    np.savez(
        OUT_NPZ,
        # PRIMARY measured length spectrum (forward-pinned to W7-3/W7-4)
        primary_peaks=primary_peaks_arr,         # [L, amp, SNR]
        stable_peaks=stable_peaks_arr,           # [L, amp, SNR, drift] window-stable PASS basis
        n_stable_peaks=n_stable_peaks,
        # lambda-range robustness (genuine geodesic vs truncation artifact)
        n_lambda_range_robust=n_robust,
        lambda_range_robust_peaks=np.array([[p[0], p[1], p[2]] for p in robust_peaks], dtype=np.float64) if robust_peaks else np.zeros((0, 3)),
        dominant_L=dominant_L,                   # strongest-amplitude stable peak (deformed primitive-orbit length)
        L_axis_primary=res_pw["L_axis"],
        amp_primary=res_pw["amp"],
        delta_L=res_pw["delta_L"],               # resolution budget (inherited by W7-3/W7-4)
        lam_max=res_pw["lam_max"],
        sigma_lambda=res_pw["sigma_lambda"],
        snr_floor=SNR_FLOOR,
        noise_floor=res_pw["noise"],
        # DIAGNOSTIC (block-level)
        diagnostic_peaks=diag_peaks_arr,
        weyl_exp_primary_1060=exp_pw_1060,
        weyl_exp_block_1060=exp_blk_1060,
        weyl_exp_primary_2070=exp_pw_2070,
        weyl_exp_block_2070=exp_blk_2070,
        # tau=0 control
        coroot_lengths=coroot_L,
        primitive_coroot_length=primitive_L,
        control_peaks=np.array([[p[0], p[1], p[2]] for p in res_c0["peaks"]], dtype=np.float64) if res_c0["peaks"] else np.zeros((0, 3)),
        control_on_lattice=control_on_lattice,
        control_delta_L=delta_L_c0,
        control_match_detail=np.array(control_match_detail, dtype=np.float64) if control_match_detail else np.zeros((0, 4)),
        # provenance
        tau_fold=tau_fold,
        c_off_tau0=C_OFF_TAU0,
        verdict=verdict,
        gate_id=GATE_ID,
        scheme=SCHEME,
        convention=CONVENTION,
        regulator_pin="a_n^zeta",
    )
    print(f"  data  -> {OUT_NPZ}")

    # ---- Dual-SHA + 4-tuple ----
    audit_sha, content_sha = compute_dual_sha(Path(__file__), SHARED_DIR / "canonical_constants.py", pins)
    print(f"\n  audit_sha256   = {audit_sha}")
    print(f"  content_sha256 = {content_sha}")
    print(f"  4-tuple: (value={value!r}, scheme={SCHEME}, convention={CONVENTION}, L_max={L_MAX})")
    print(f"  elapsed: {time.time()-t0:.1f}s")

    # regulator-pin companion row (regulator-pin-discipline.md MANDATORY)
    extra = [
        f"# regulator_pin=a_n^zeta (a_0={a_0_FW_zeta},a_2={a_2_FW_zeta},a_4={a_4_FW_zeta},"
        f"a_6={a_6_FW_zeta},a_8={a_8_FW_zeta}); STRUTINSKY-WEYL-SUBTRACT smooth part",
        f"# PRIMARY=PW-dim-weighted (Weyl exp[10-60]={exp_pw_1060:.3f}~8); "
        f"DIAGNOSTIC=block-level (exp[10-60]={exp_blk_1060:.3f}~5); n_stable_peaks={n_stable_peaks}; "
        f"control_on_coroot_lattice={control_on_lattice} (primitive L=4pi={primitive_L:.4f})",
    ]  # (local)
    print_verdict_payload(verdict, value, audit_sha, content_sha, extra_rows=extra)
    return 0


if __name__ == "__main__":
    sys.exit(main())
